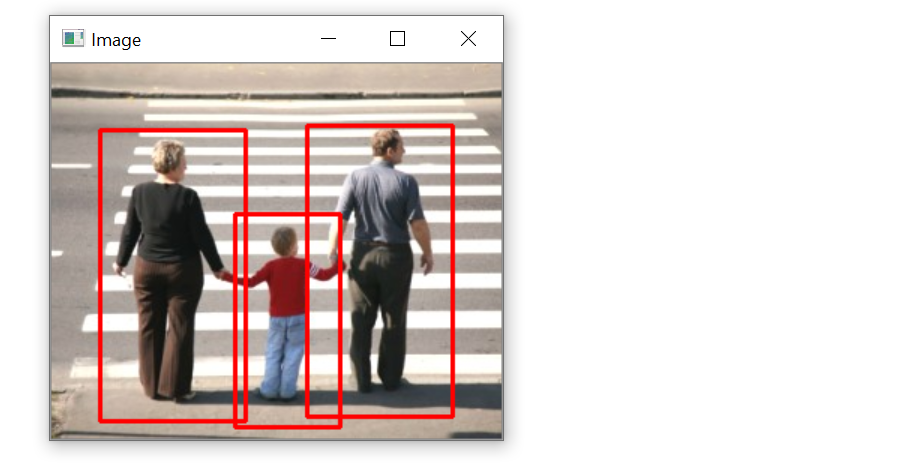
#> input picture hog_detector.png, 910 x 464 px, given in place of the camera
$ python human1.py
#> lines starting #> are read from the running program, lines starting #| are printed output that depends on the picture; after the words box and inside, x2 and y2 are one past the last pixel; in counts of white or black regions, pixels touching at a corner belong together
# import the necessary packages
import numpy as np
import cv2
import time

# initialize the HOG descriptor/person detector
hog = cv2.HOGDescriptor()
hog.setSVMDetector(cv2.HOGDescriptor_getDefaultPeopleDetector())

cv2.startWindowThread()

# open webcam video stream
cap = cv2.VideoCapture(0)

# # the output will be written to output.avi
# out = cv2.VideoWriter(
#     'output.avi',
#     cv2.VideoWriter_fourcc(*'MJPG'),
#     15.,
#     (640,480))

while(True):
    count=0
    # Capture frame-by-frame
    ret, frame = cap.read()
#> frame is the input picture: shape (464, 910, 3); mean B, G, R 206.6, 209.1, 218.9

    # resizing for faster detection
    frame = cv2.resize(frame, (640, 480))
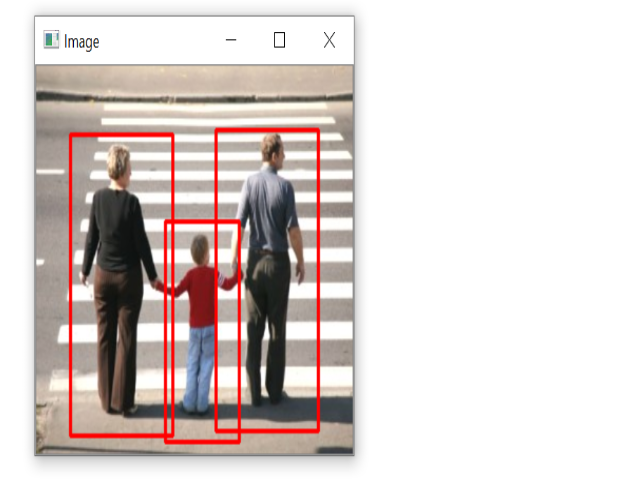
#> frame: shape (480, 640, 3); mean B, G, R 206.6, 209.1, 218.9
    # using a greyscale picture, also for faster detection
    gray = cv2.cvtColor(frame, cv2.COLOR_RGB2GRAY)
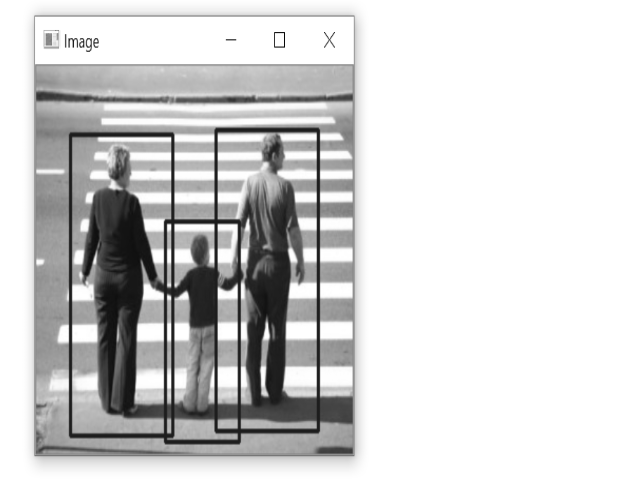
#> gray: shape (480, 640); min 6, max 255, mean 209.5

    # detect people in the image
    # returns the bounding boxes for the detected objects
    boxes, weights = hog.detectMultiScale(gray, winStride=(8,8) )
#> boxes = [[45, 134, 146, 291], [144, 213, 118, 236], [192, 123, 152, 305]]; weights = [1.69, 0.838, 1.01]

    boxes = np.array([[x, y, x + w, y + h] for (x, y, w, h) in boxes])
#> boxes = [[45, 134, 191, 425], [144, 213, 262, 449], [192, 123, 344, 428]]
    i=0
    for (xA, yA, xB, yB) in boxes:
        # display the detected boxes in the colour picture
        cv2.rectangle(frame, (xA, yA), (xB, yB),
                          (0, 255, 0), 2)
        i+=1
        count=i
        cv2.putText(frame, 'face num' + str(i), (xA - 10, yA - 10), cv2.FONT_HERSHEY_SIMPLEX, 0.7, (0, 0, 255), 2)
#> this loop made 3 passes
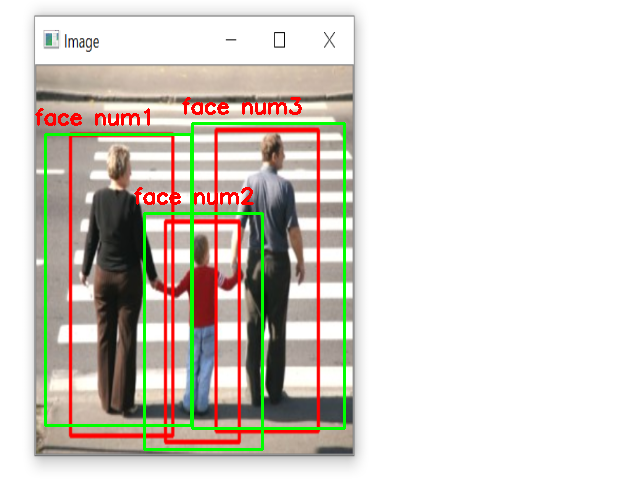
#> frame: shape (480, 640, 3); 2.96% of pixels changed, all inside (x1, y1, x2, y2) = (35, 97, 346, 451)
#> after the loop, i = 3

    # # Write the output video
    # out.write(frame.astype('uint8'))
    # Display the resulting frame
    cv2.imshow('frame',frame)
    print("no.of faces",i)
#| no.of faces 3
    if cv2.waitKey(1) & 0xFF == ord('q'):
#> (key q is pressed here)
        break

# When everything done, release the capture
cap.release()
# and release the output
# out.release()
# finally, close the window
cv2.destroyAllWindows()
cv2.waitKey(1)

$ run again, on people_with_phones.png
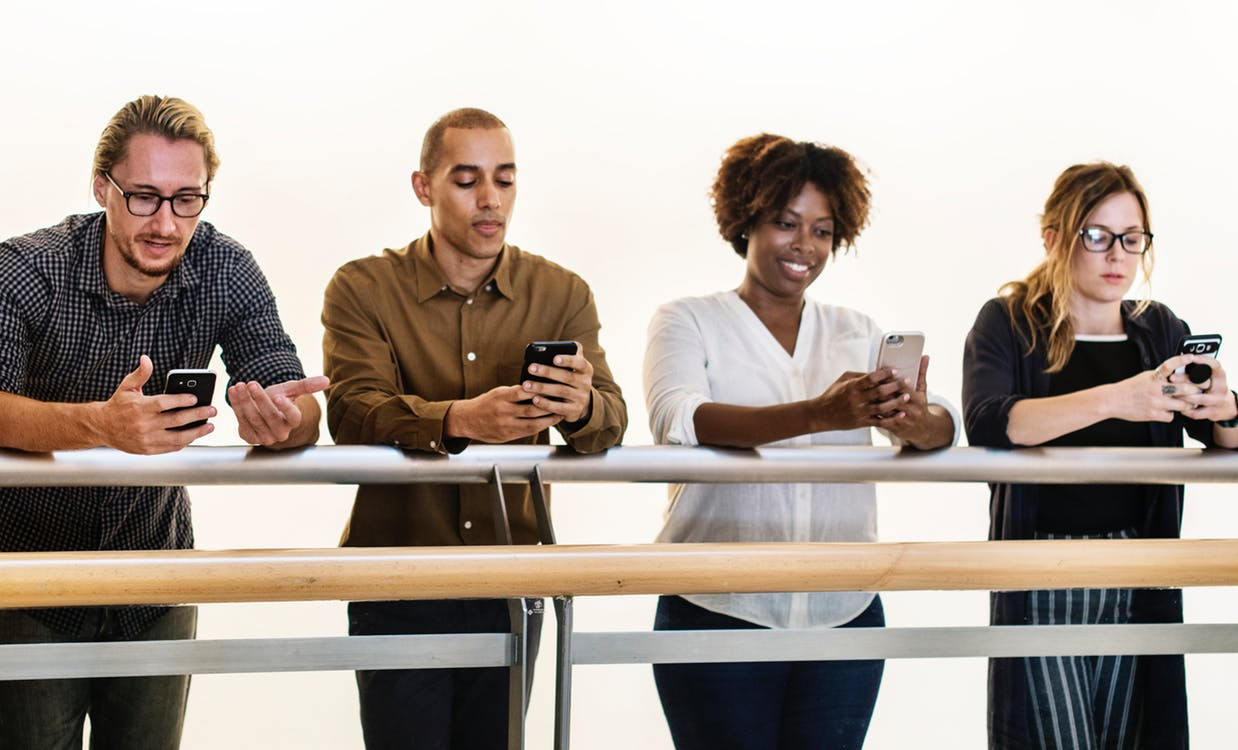
#> input picture people_with_phones.png, 1238 x 750 px, given in place of the camera
#> frame is the input picture: shape (750, 1238, 3); mean B, G, R 154.5, 163.1, 173.8
#> `gray = cv2.cvtColor(frame, cv2.COLOR_RGB2GRAY)`:
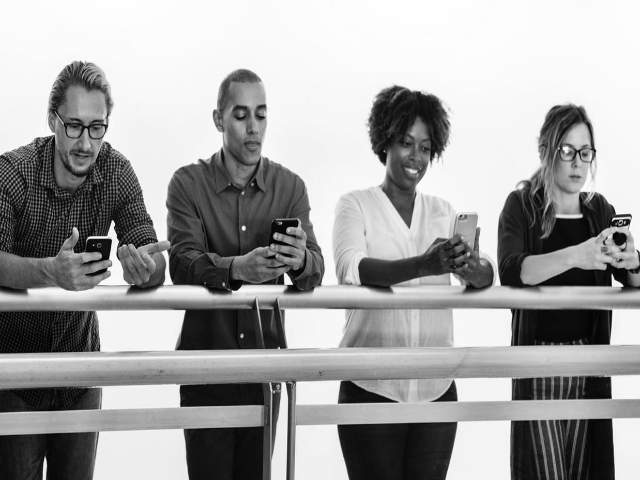
#> gray: shape (480, 640); min 0, max 255, mean 161.7
#> `boxes, weights = hog.detectMultiScale(gray, winStride=(8,8) )`: boxes = [[313, 170, 73, 146], [482, 156, 77, 153], [41, 186, 99, 199]]; weights = [1.17, 1.27, 0.224]
#> `boxes = np.array([[x, y, x + w, y + h] for (x, y, w, h) in boxes])`: boxes = [[313, 170, 386, 316], [482, 156, 559, 309], [41, 186, 140, 385]]
#> the loop `for (xA, yA, xB, yB) in boxes:` made 3 passes
#> after the loop `for (xA, yA, xB, yB) in boxes:`:
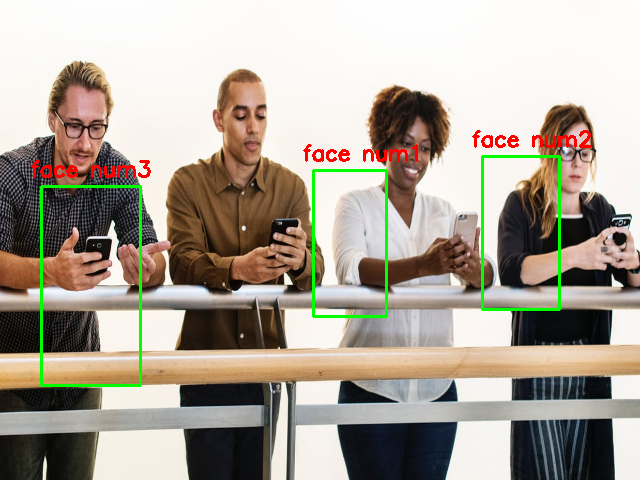
#> frame: shape (480, 640, 3); mean B, G, R 151.4, 163.4, 172
#> after the loop `for (xA, yA, xB, yB) in boxes:`: i = 3
#| no.of faces 3
